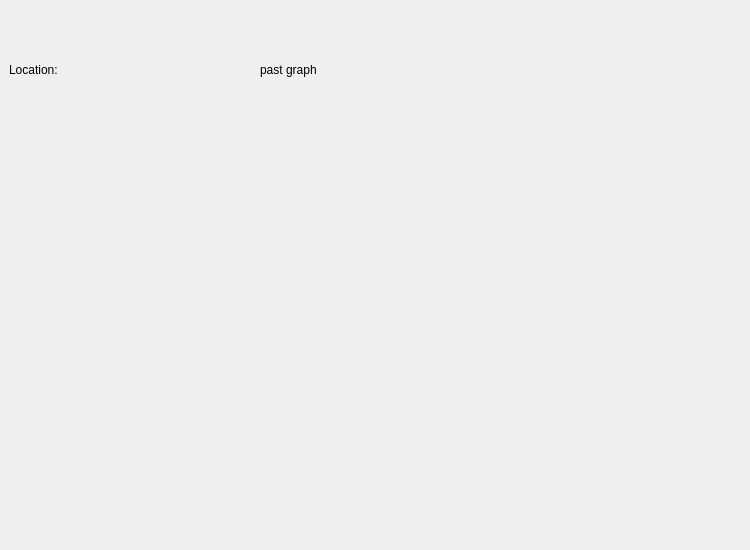
<?xml version="1.0" encoding="UTF-8"?>
<ui version="4.0">
 <class>pastGraph</class>
 <widget class="QDialog" name="pastGraph">
  <property name="geometry">
   <rect>
    <x>0</x>
    <y>0</y>
    <width>750</width>
    <height>550</height>
   </rect>
  </property>
  <property name="windowTitle">
   <string>Dialog</string>
  </property>
  <property name="styleSheet">
   <string notr="true">background-image: url(&quot;:/new/prefix1/image/background.png&quot;);</string>
  </property>
  <layout class="QHBoxLayout" name="horizontalLayout_3">
   <property name="spacing">
    <number>0</number>
   </property>
   <property name="leftMargin">
    <number>0</number>
   </property>
   <property name="topMargin">
    <number>0</number>
   </property>
   <property name="rightMargin">
    <number>0</number>
   </property>
   <property name="bottomMargin">
    <number>0</number>
   </property>
   <item>
    <widget class="QWidget" name="centralWidget" native="true">
     <layout class="QHBoxLayout" name="horizontalLayout_2">
      <item>
       <layout class="QVBoxLayout" name="verticalLayout" stretch="1,5">
        <property name="spacing">
         <number>20</number>
        </property>
        <property name="leftMargin">
         <number>0</number>
        </property>
        <property name="topMargin">
         <number>20</number>
        </property>
        <item>
         <layout class="QHBoxLayout" name="horizontalLayout">
          <item>
           <widget class="QLabel" name="location">
            <property name="styleSheet">
             <string notr="true">background:transparent;</string>
            </property>
            <property name="text">
             <string>Location:</string>
            </property>
           </widget>
          </item>
          <item>
           <widget class="QLabel" name="label">
            <property name="styleSheet">
             <string notr="true">background:transparent;</string>
            </property>
            <property name="text">
             <string>past graph</string>
            </property>
           </widget>
          </item>
          <item>
           <widget class="QPushButton" name="return_btn_2">
            <property name="sizePolicy">
             <sizepolicy hsizetype="Minimum" vsizetype="Preferred">
              <horstretch>0</horstretch>
              <verstretch>0</verstretch>
             </sizepolicy>
            </property>
            <property name="styleSheet">
             <string notr="true">background:transparent;
border:none;</string>
            </property>
            <property name="text">
             <string/>
            </property>
           </widget>
          </item>
         </layout>
        </item>
        <item>
         <widget class="QCustomPlot" name="pastplot" native="true">
          <property name="styleSheet">
           <string notr="true">background:transparent;</string>
          </property>
         </widget>
        </item>
       </layout>
      </item>
     </layout>
    </widget>
   </item>
  </layout>
 </widget>
 <customwidgets>
  <customwidget>
   <class>QCustomPlot</class>
   <extends>QWidget</extends>
   <header>qcustomplot.h</header>
   <container>1</container>
  </customwidget>
 </customwidgets>
 <resources/>
 <connections/>
</ui>
